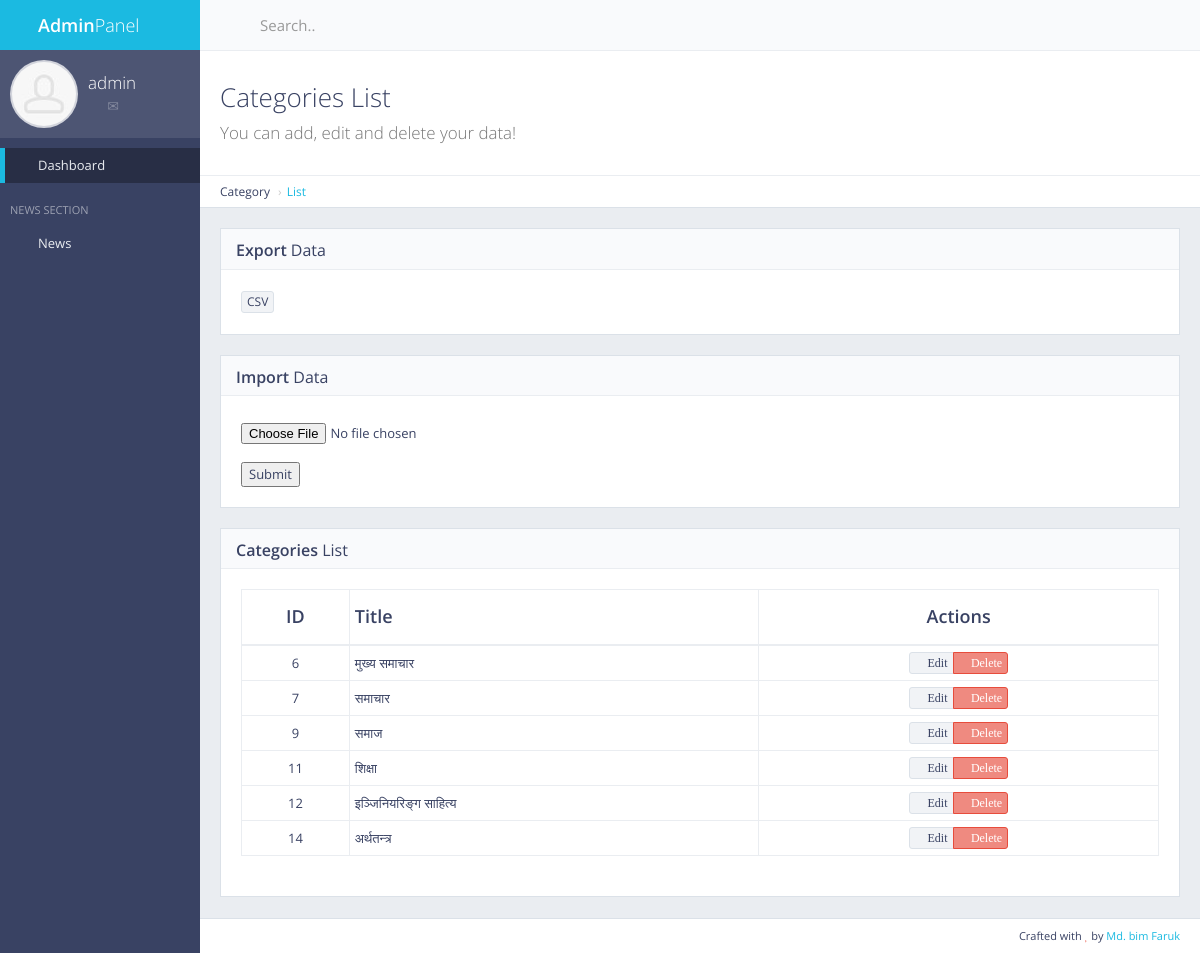
Page /panel/category/list/ (signed in) on the earlier database version.
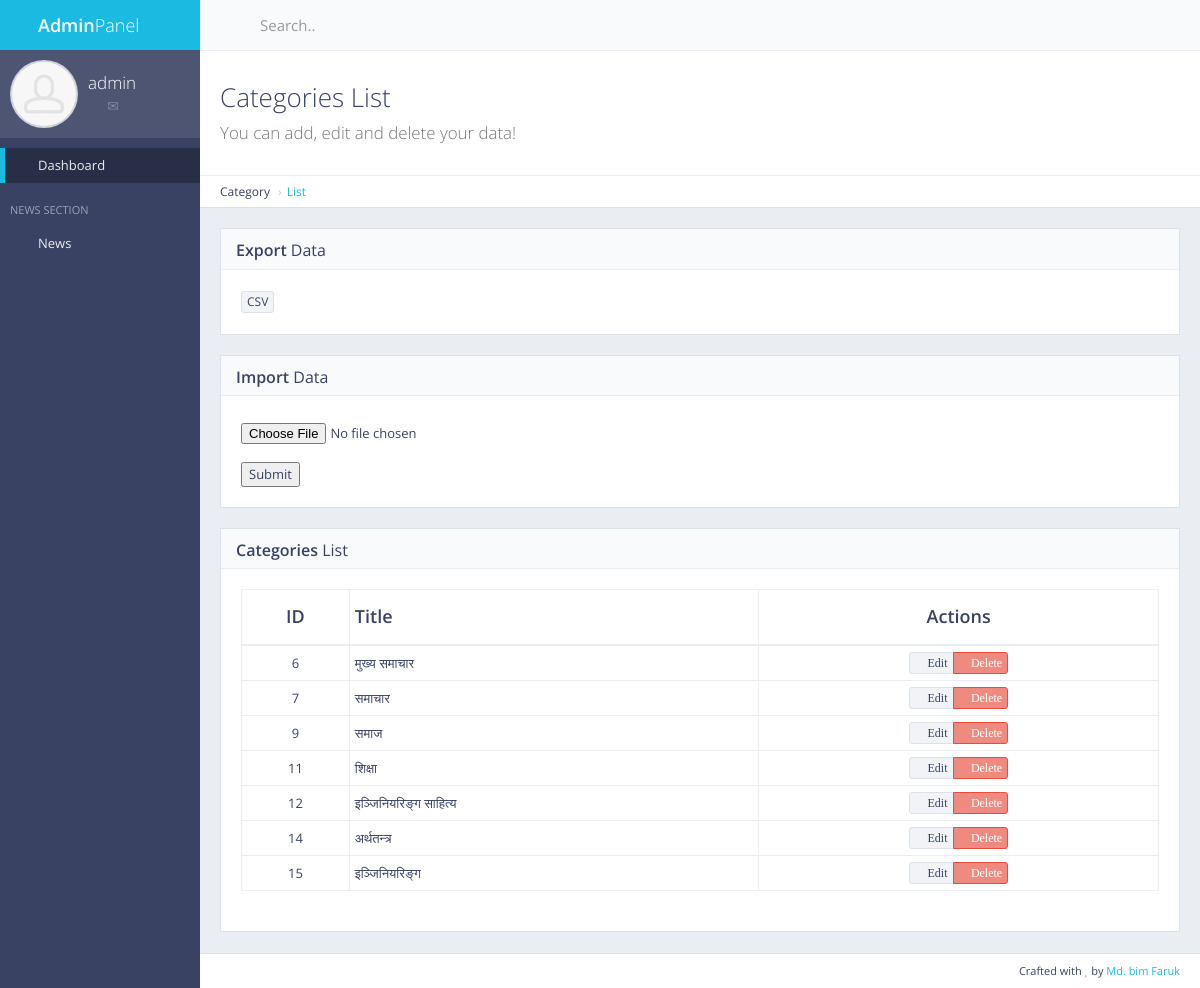
Same page on the later database version.
### cat/models.py (models this page shows, shortened)
class Cat(models.Model):
    name = models.CharField(max_length=50)
    count = models.IntegerField(default=0)  # To count how many news contains in an one category

### cat/views.py (the view)
# urls.py: re_path(r'^panel/category/list/$', views.cat_list, name='cat_list'),  ## For Admin Panel Category List
def cat_list(request):
    if not request.user.is_authenticated:
        return redirect('mylogin')
    cat = Cat.objects.all()
    return render(request, 'back/cat_list.html', {'cat':cat})

### main/templatetags/extra_auth.py (called while the page is built)
@register.filter(name='has_group')
def has_group(user, group_name):
    return user.groups.filter(name=group_name).exists()

### main/templates/back/cat_list.html (shortened to what this page needs)
{% extends 'back/master.html' %}
{% load static %}
{% block mainblock %}
<div class="content-header">
    <div class="header-section">
        <h1>
            <i class="fa fa-table"></i>Categories List<br><small>You can add, edit and delete your data!</small>
        </h1>
    </div>
</div>
<ul class="breadcrumb breadcrumb-top">
    <li>Category</li>
    <li><a href="/panel/category/list/">List</a></li>
</ul>
<div class="block full">
    <div class="block-title">
        <h2><strong>Export</strong> Data</h2>
    </div>
    <div class="table-responsive">
        <a href="{% url 'export_cat_csv' %}" data-toggle="tooltip" title="Export csv file" class="btn btn-xs btn-default"> CSV</a>
    </div>
</div>
<div class="block full">
    <div class="block-title">
        <h2><strong>Import</strong> Data</h2>
    </div>
    <form action="{% url 'import_cat_csv' %}" method="post" enctype="multipart/form-data">
        <div class="table-responsive">
            <input type="file" name="csv_file" id="csv_file">
            <br>
            <button type="submit">Submit</button>
        </div>
    </form>
</div>
<div class="block full">
    <div class="block-title">
        <h2><strong>Categories</strong> List</h2>
    </div>
    <div class="table-responsive">
        <table id="example-datatable" class="table table-vcenter table-condensed table-bordered">
            <thead>
                <tr>
                    <th class="text-center">ID</th>
                    <th>Title</th>
                    <th class="text-center">Actions</th>
                </tr>
            </thead>
            <tbody>
                {% for cc in cat %}
                <tr>
                    <td class="text-center">{{ cc.pk }}</td>
                    <td>{{ cc.name }}</td>
                    <td class="text-center">
                        <div class="btn-group">
                            <a href="javascript:void(0)" data-toggle="tooltip" title="Edit" class="btn btn-xs btn-default"><i class="fa fa-pencil"> Edit</i></a>
                            <a href="{% url 'news_delete' pk=cc.pk %}" data-toggle="tooltip" title="Delete" class="btn btn-xs btn-danger"><i class="fa fa-times"> Delete</i></a>
                        </div>
                    </td>
                </tr>
                {% endfor %}
            </tbody>
        </table>
    </div>
</div>
{% endblock %}

Differences in the rows shown:
added Cat: pk "15", name "इञ्जिनियरिङ्ग"
